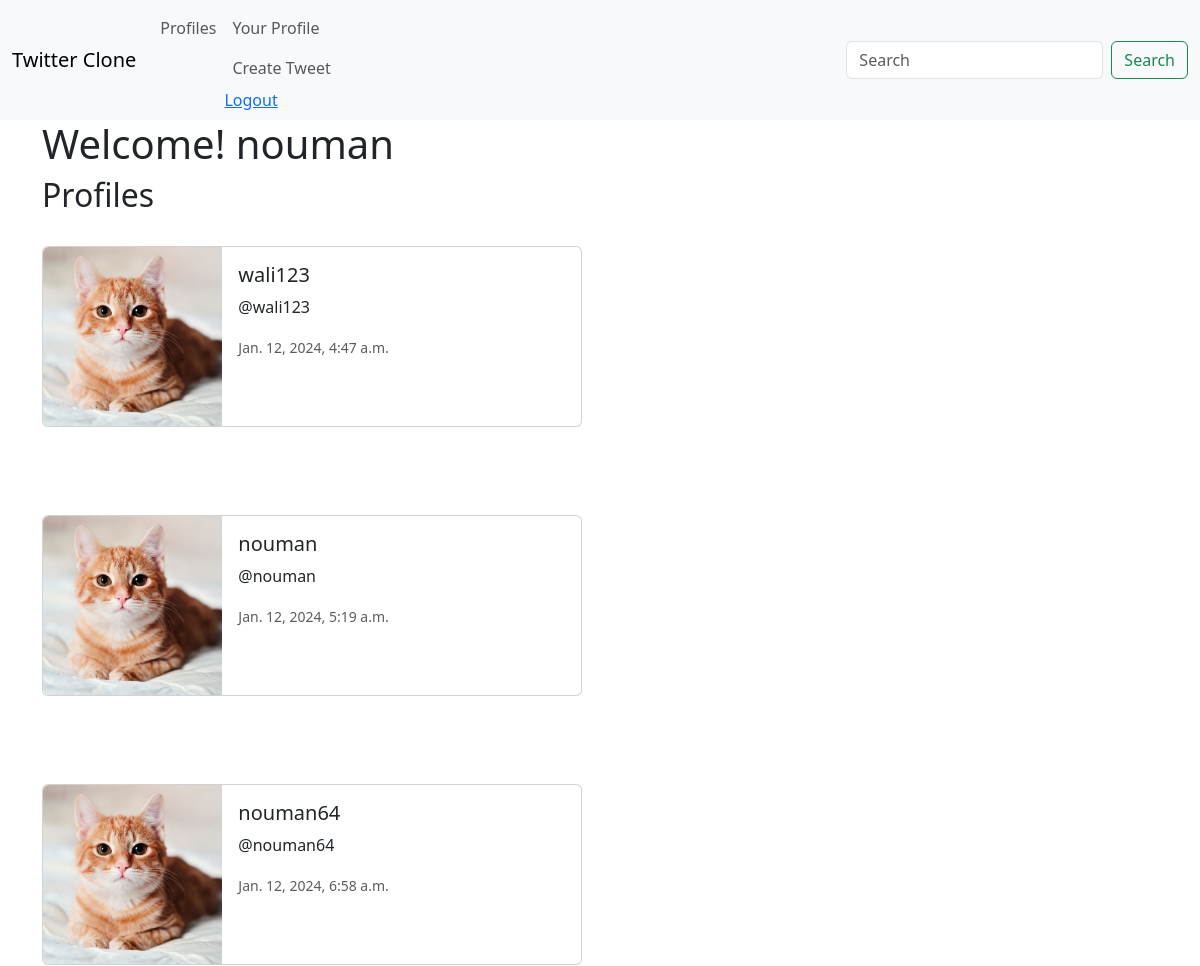
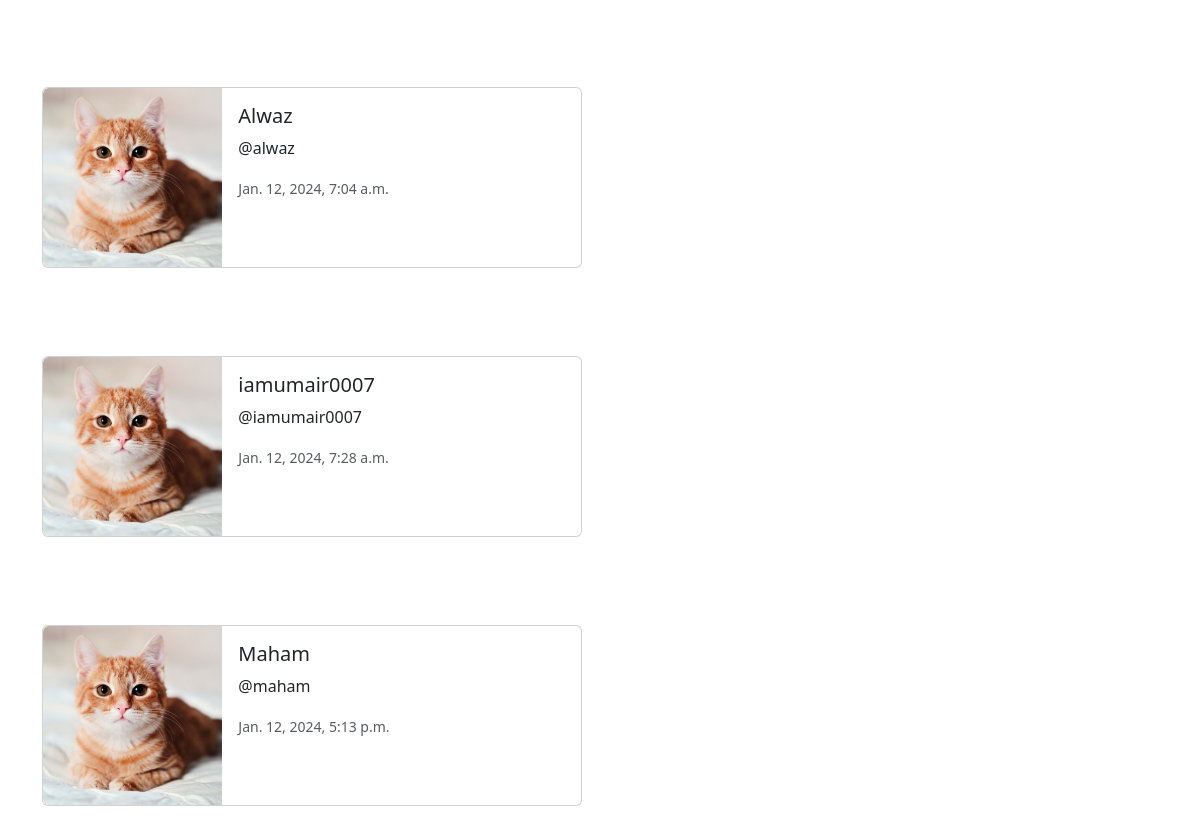
/profile_list/ (signed in), run on the app's committed database (2 pictures, top to bottom).
### twitter/models.py (models this page shows, shortened)
class AuthUser(AbstractBaseUser,PermissionsMixin):
    id = models.AutoField(primary_key=True)
    email = models.EmailField(max_length=255,unique=True)
    username = models.CharField(max_length=255)
    is_active = models.BooleanField(default=True)
    is_staff = models.BooleanField(default=False)
    USERNAME_FIELD = "email"
    REQUIRED_FIELDS = ["username"]
    objects = UserManager()

class Profile(models.Model):
    user = models.OneToOneField(AuthUser, on_delete=models.CASCADE)
    follows = models.ManyToManyField('self', related_name='followed_by', symmetrical=False, blank=True)
    date_modified = models.DateTimeField(AuthUser, auto_now=True)

### twitter/views.py (the view)
# urls.py: path('profile_list/', views.profile_list, name='profile_list'),
def profile_list(request):
    if request.user.is_authenticated:
        profiles = Profile.objects.exclude(user=request.user)
        return render(request, 'profile_list.html', {"profiles": profiles})
    else:
        messages.success(request, ("You must logged in first..."))
        return redirect('home')

### twitter/templates/profile_list.html
{% extends 'base.html' %}
{% load static %}
{% block content %}
    <h1>Welcome! {{user.username}}</h1>
    <h2>Profiles</h2>
    <br/>
    {% if profiles %}
        {% for profile in profiles %}
        <div class="card mb-3" style="max-width: 540px;">
            <div class="row g-0">
              <div class="col-md-4">
                <img src="{% static 'images/cat.jpeg' %}" class="img-fluid rounded-start" alt="profile_image">
              </div>
              <div class="col-md-8">
                <div class="card-body">
                  <h5 class="card-title">{{ profile.user.username }}</h5>
                  <p class="card-text">@{{ profile.user.username|lower }}</p>
                  <p class="card-text"><small class="text-body-secondary">{{ profile.date_modified }}</small></p>
                </div>
              </div>
            </div>
          </div>
            <br/>
            <br/>
            <br/>
        {% endfor %}
    {% endif %}
{% endblock %}

### data on the page
AuthUser: username "nouman"
Profile: user.username "wali123", date_modified "Jan. 12, 2024, 4:47 a.m."
Profile: user.username "nouman", date_modified "Jan. 12, 2024, 5:19 a.m."
Profile: user.username "nouman64", date_modified "Jan. 12, 2024, 6:58 a.m."
Profile: user.username "Alwaz", user.username "alwaz", date_modified "Jan. 12, 2024, 7:04 a.m."
Profile: user.username "iamumair0007", date_modified "Jan. 12, 2024, 7:28 a.m."
Profile: user.username "Maham", user.username "maham", date_modified "Jan. 12, 2024, 5:13 p.m."
